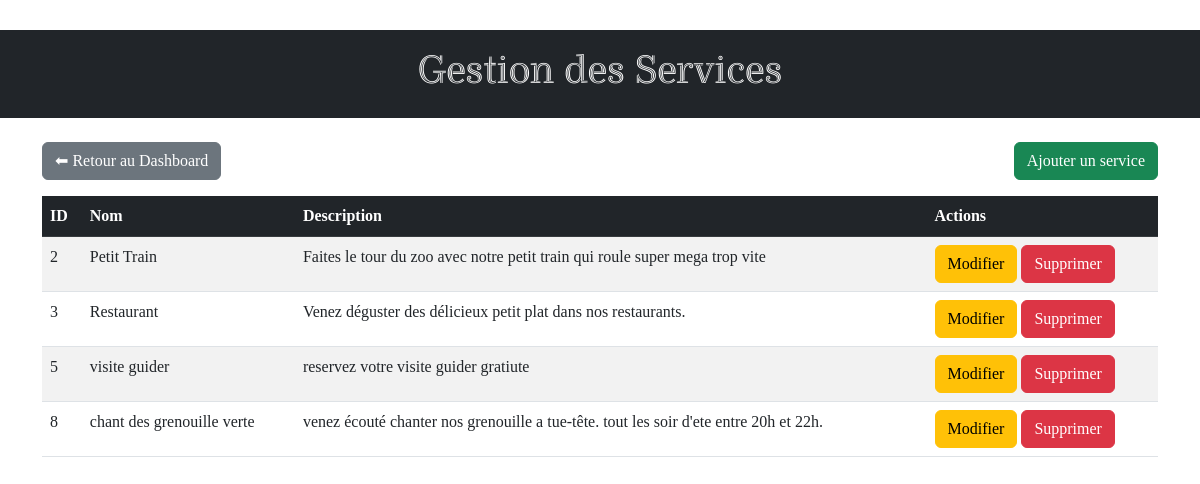
Screenshot of /front/html/manage_services.php (signed in) with the database file from the repository.
### tables this page shows
CREATE TABLE `services` (
  `id` int(11) NOT NULL,
  `name` varchar(255) NOT NULL,
  `description` text NOT NULL,
  `image` varchar(255) DEFAULT NULL
);

### lib/session.php (called while the page is built, shortened)
<?php
function hasPermission(PDO $pdo, string $role, string $resource, string $action): bool
{
    $validActions = ['can_create', 'can_read', 'can_update', 'can_delete'];
    $query = $pdo->prepare("
        SELECT $action
        FROM permissions
        WHERE role = :role AND resource = :resource
    ");
    $query->execute([
        ':role' => $role,
        ':resource' => $resource
    ]);
    $result = $query->fetch(PDO::FETCH_ASSOC);
    return $result && $result[$action] == 1;
}

### front/html/manage_services.php (the view, shortened to what this page needs)
<?php
require '../../lib/session.php';
require '../../lib/pdo.php';
$canEdit = hasPermission($pdo, $_SESSION['user']['role'], 'services', 'can_update');
$canDelete = hasPermission($pdo, $_SESSION['user']['role'], 'services', 'can_delete');
$canAdd = hasPermission($pdo, $_SESSION['user']['role'], 'services', 'can_create');
$services = [];
try {
    $query = $pdo->query("SELECT id, name, description FROM services");
    $services = $query->fetchAll(PDO::FETCH_ASSOC);
} catch (PDOException $e) {
    $error = "Erreur lors de la récupération des services : " . $e->getMessage();
}
?>
<!DOCTYPE html>
<html lang="fr">
<head>
    <link href="https://cdn.jsdelivr.net/npm/bootstrap@5.3.0-alpha1/dist/css/bootstrap.min.css" rel="stylesheet">
    <link rel="stylesheet" href="../css/style.css">
</head>
<body>
    <?php
    $dashboardLink = "login.php";
    if (isset($_SESSION['user']['role'])) {
        switch ($_SESSION['user']['role']) {
            case 'admin':
                $dashboardLink = "admin_dashboard.php";
                break;
        }
    }
    ?>
    <header class="bg-dark text-white text-center py-3">
        <h1>Gestion des Services</h1>
    </header>
    <main class="container mt-4">
        <div class="d-flex justify-content-between align-items-center mb-3">
            <a href="<?= $dashboardLink ?>" class="btn btn-secondary">⬅ Retour au Dashboard</a>
            <?php if ($canAdd): ?>
                <a href="add_services.php" class="btn btn-success">Ajouter un service</a>
            <?php endif; ?>
        </div>
        <table class="table table-striped table-hover">
            <thead class="table-dark">
                <tr>
                    <th>ID</th>
                    <th>Nom</th>
                    <th>Description</th>
                    <th>Actions</th>
                </tr>
            </thead>
            <tbody>
                <?php foreach ($services as $service): ?>
                    <tr>
                        <td><?= htmlspecialchars($service['id']) ?></td>
                        <td><?= htmlspecialchars($service['name']) ?></td>
                        <td><?= htmlspecialchars($service['description']) ?></td>
                        <td>
                            <?php if ($canEdit): ?>
                                <a href="/front/html/edit_services.php?id=<?= $service['id'] ?>" class="btn btn-warning">Modifier</a>
                            <?php endif; ?>
                            <?php if ($canDelete): ?>
                                <a href="/front/html/delete_services.php?id=<?= $service['id'] ?>" class="btn btn-danger" onclick="return confirm('Supprimer ce service ?');">Supprimer</a>
                            <?php endif; ?>
                        </td>
                    </tr>
                <?php endforeach; ?>
            </tbody>
        </table>
    </main>
</body>
</html>

### front/css/style.css (style rules this page uses)
* { margin: 0; padding: 0; box-sizing: border-box; }
html, body { height: 100%; font-size: 100%; font-family: "Cambria", serif; font-weight: 300; }
a { text-decoration: none; color: inherit; }
h1 { font-family: "Ryman Eco", sans-serif; font-weight: lighter; }
.text-center { margin-top: 30px; }

### rows the page displays
services: id "2", name "Petit Train", description "Faites le tour du zoo avec notre petit train qui roule super mega trop vite"
services: id "3", name "Restaurant", description "Venez déguster des délicieux petit plat dans nos restaurants."
services: id "5", name "visite guider", description "reservez votre visite guider gratiute"
services: id "8", name "chant des grenouille verte", description "venez écouté chanter nos grenouille a tue-tête. tout les soir d'ete entre 20h et 22h."
